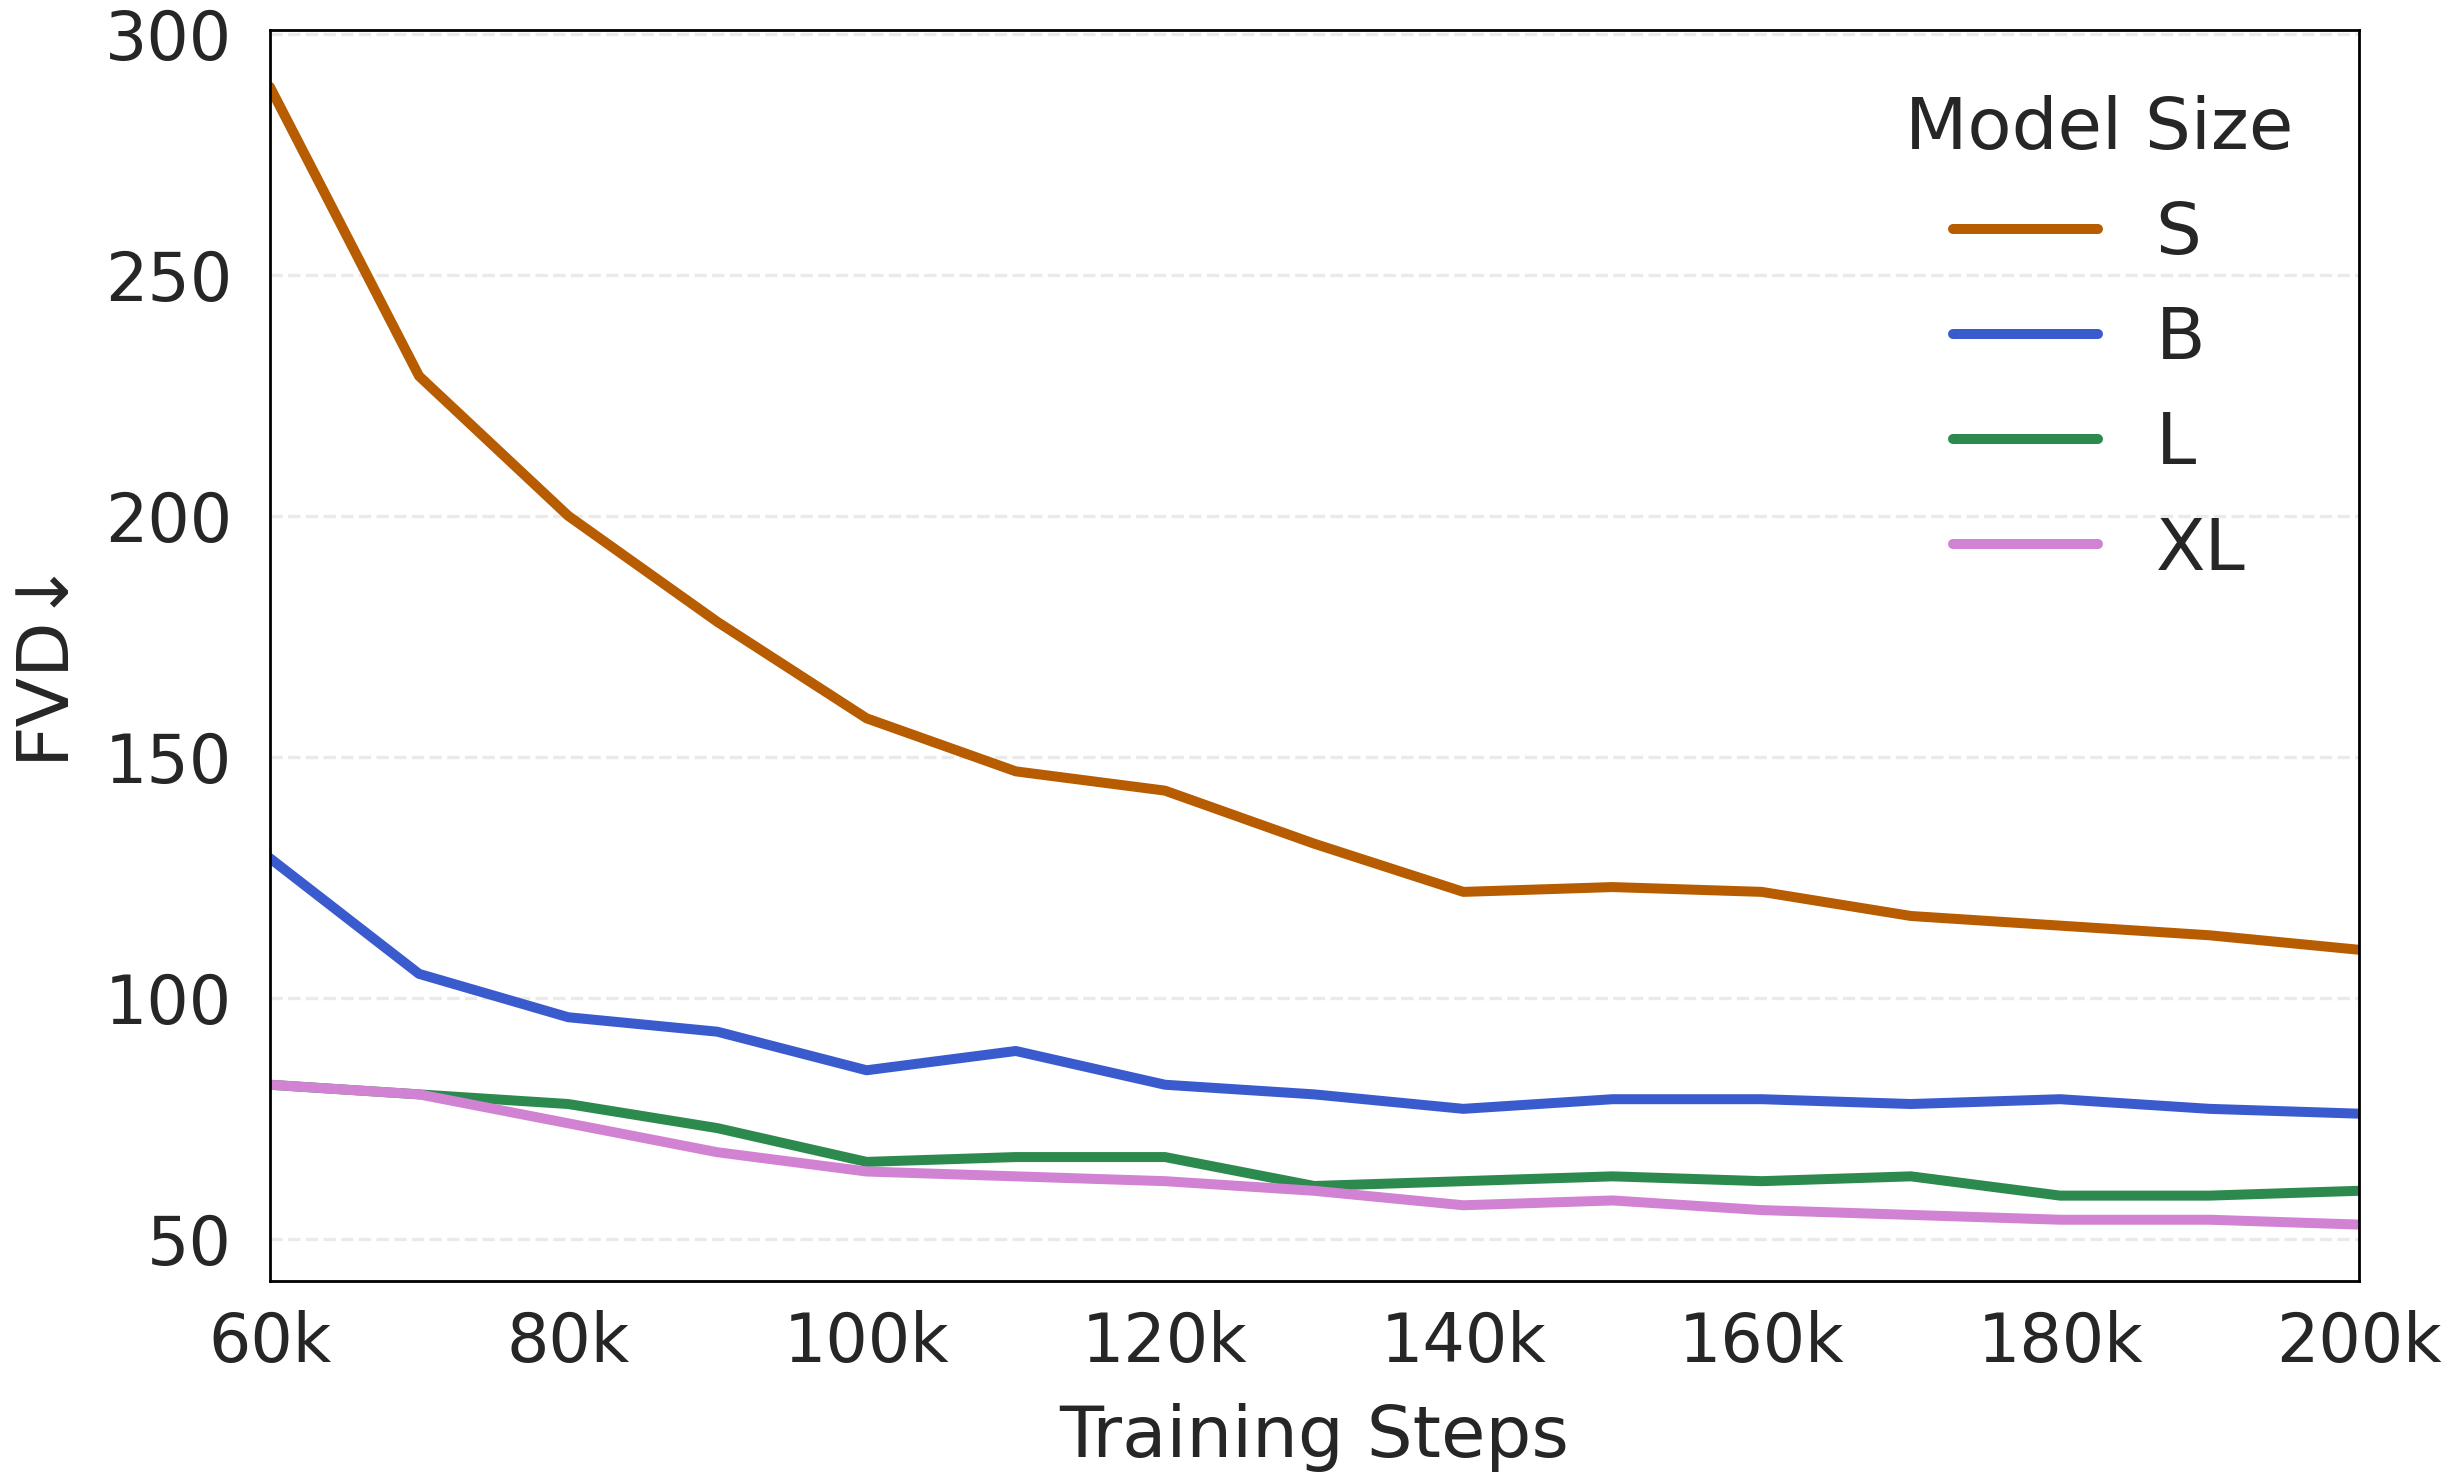

This chart was generated by the following Python code:
import matplotlib.pyplot as plt
import numpy as np
import seaborn as sns

fvd_600k = {
    's': [8798, 1824, 1766, 734, 386, 289, 229, 200, 178, 158, 147, 143, 132, 122, 123, 122, 117, 115, 113, 110],
    'b': [7932, 2095, 1008, 355, 174, 129, 105, 96, 93, 85, 89, 82, 80, 77, 79, 79, 78, 79, 77, 76],
    'l': [7878, 1749, 562, 158, 108, 82, 80, 78, 73, 66, 67, 67, 61, 62, 63, 62, 63, 59, 59, 60],
    'xl': [7459, 1796, 589, 146, 96, 82, 80, 74, 68, 64, 63, 62, 60, 57, 58, 56, 55, 54, 54, 53],
}

# -----------------------------
# X axis: steps (10k, 20k, ..., 150k)
# -----------------------------
skip_n = 5
steps = np.arange(10, 10 * len(fvd_600k['s']) + 1, 10)[skip_n:]  # [60, 70, ..., 150]

# -----------------------------
# Style setup (CVPR-style palette)
# -----------------------------
custom_palette = {
    "s": "#B75C00",   # brown / DFoT
    "b": "#3A5BCD",   # blue / HG-v
    "l": "#2D8A4E",   # green / HG-f
    "xl": "#D282D2",  # purple / SD
}

sns.set_theme(context="paper", style="whitegrid")
plt.rcParams.update({
    "font.family": "sans-serif",
    "font.sans-serif": ["Calibri", "Arial", "DejaVu Sans"],
    "font.size": 10,
    "axes.labelsize": 12,
    "axes.titlesize": 12,
    "axes.linewidth": 0.7,     # thin border
    "lines.linewidth": 1.8,
    "lines.markersize": 4.5,
    "xtick.labelsize": 10,
    "ytick.labelsize": 10,
    "xtick.major.pad": 2,
    "ytick.major.pad": 2,
    "grid.alpha": 0.3,
    "grid.linestyle": "--",
    "grid.linewidth": 0.6,
})

# -----------------------------
# Plot
# -----------------------------
plt.figure(figsize=(6.2, 3.8))

for label, values in fvd_600k.items():
    plt.plot(
        steps, values[skip_n:],
        marker='o',
        linewidth=1.8,
        markersize=0,
        color=custom_palette[label],
        label=label.upper()
    )

# -----------------------------
# Axes and grid
# -----------------------------
plt.xlabel("Training Steps", fontsize=13, labelpad=5)
plt.ylabel("FVD↓", fontsize=13, labelpad=5)

plt.xticks(steps[::2], [f"{s}k" for s in steps[::2]], fontsize=12)
plt.yticks(fontsize=12)
plt.grid(axis='y', linestyle='--', alpha=0.4)
plt.grid(axis='x', visible=False)

# Thin black spines around the full box
for spine in ['bottom', 'left', 'top', 'right']:
    plt.gca().spines[spine].set_visible(True)
    plt.gca().spines[spine].set_color("black")
    plt.gca().spines[spine].set_linewidth(0.5)

    

# Compact tick label spacing
# plt.tick_params(axis='both', which='major', pad=1.5, length=3, width=0.7)
plt.tick_params(
    axis='x', which='major',
    direction='out',
    length=3,        # small vertical tick (like '|')
    width=1.0,
    color='black',
    pad=2
)

# -----------------------------
# Legend (keep original inside style)
# -----------------------------
plt.legend(
    title="Model Size",
    fontsize=13,
    title_fontsize=13,
    loc="upper right",
    frameon=False  # keep legend clean, no box
)

# set x limits
plt.xlim(steps[0], steps[-1])

# -----------------------------
# Layout & Save
# -----------------------------
plt.tight_layout(pad=0.4)
plt.savefig("ablation_model_size.png", dpi=400, bbox_inches="tight", pad_inches=0.02)
plt.savefig("ablation_model_size.pdf", bbox_inches="tight", pad_inches=0.02)
plt.close()
